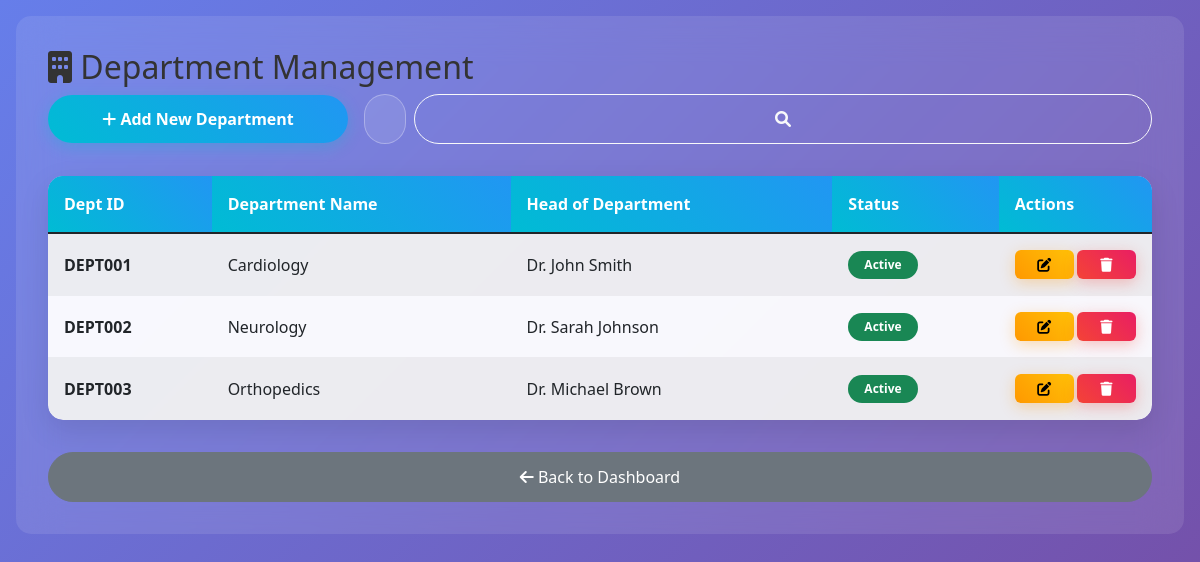
The page /departments.php on the database its author committed.
### tables this page shows
CREATE TABLE departments (
    id INT AUTO_INCREMENT PRIMARY KEY,
    dept_id VARCHAR(20) UNIQUE NOT NULL,
    name VARCHAR(100) NOT NULL,
    description TEXT,
    head_of_department VARCHAR(100),
    created_at TIMESTAMP DEFAULT CURRENT_TIMESTAMP
);

### departments.php (the view, shortened to what this page needs)
<?php
try {
    $pdo = getConnection();
    $pdo->exec("CREATE TABLE IF NOT EXISTS departments (
        id INT AUTO_INCREMENT PRIMARY KEY,
        dept_id VARCHAR(20) UNIQUE NOT NULL,
        name VARCHAR(100) NOT NULL,
        description TEXT,
        head_of_department VARCHAR(100),
        status ENUM('active', 'inactive') DEFAULT 'active',
        created_at TIMESTAMP DEFAULT CURRENT_TIMESTAMP
    )");
    try {
        $pdo->exec("ALTER TABLE departments ADD COLUMN status ENUM('active', 'inactive') DEFAULT 'active'");
    } catch(PDOException $e) {
    }
    $search = isset($_GET['search']) ? $_GET['search'] : '';
    $query = "SELECT * FROM departments WHERE name LIKE ? OR head_of_department LIKE ? ORDER BY name";
    $stmt = $pdo->prepare($query);
    $stmt->execute(["%$search%", "%$search%"]);
    $departments = $stmt->fetchAll();
} catch(PDOException $e) {
    $departments = [];
    $error = "Database error: " . $e->getMessage();
}
?>
<!DOCTYPE html>
<html lang="en">
<head>
    <link href="https://cdn.jsdelivr.net/npm/bootstrap@5.1.3/dist/css/bootstrap.min.css" rel="stylesheet">
    <link href="https://cdnjs.cloudflare.com/ajax/libs/font-awesome/6.0.0/css/all.min.css" rel="stylesheet">
    <link href="css/style.css" rel="stylesheet">
</head>
<body style="margin: 0; padding: 0; width: 100vw; overflow-x: hidden;">
    <div style="width: 100vw; min-height: 100vh; padding: 1rem; background: linear-gradient(135deg, #667eea 0%, #764ba2 100%);">
        <div style="width: 100%; background: rgba(255, 255, 255, 0.1); backdrop-filter: blur(20px); border-radius: 15px; padding: 2rem;">
                        <h2><i class="fas fa-building"></i> Department Management</h2>
                        <div style="display: flex; gap: 1rem; margin-bottom: 2rem; flex-wrap: wrap; align-items: center;">
                            <a href="add-department.php" class="btn btn-primary" style="flex: 1; min-width: 200px; max-width: 300px; border-radius: 25px; padding: 12px 20px;">
                                <i class="fas fa-plus"></i> Add New Department
                            </a>
                            <form method="GET" style="display: flex; gap: 0.5rem; flex: 2; min-width: 250px;">
                                <input type="text" class="form-control" name="search" placeholder="Search departments..." value="<?php echo htmlspecialchars($search); ?>" style="flex: 1; border-radius: 25px; padding: 12px 20px;">
                                <button type="submit" class="btn btn-outline-light" style="border-radius: 25px; padding: 12px 20px; min-width: 60px;">
                                    <i class="fas fa-search"></i>
                                </button>
                            </form>
                        </div>
                        <?php if (count($departments) > 0): ?>
                        <div style="width: 100%; overflow-x: auto; -webkit-overflow-scrolling: touch; border-radius: 15px; box-shadow: 0 10px 30px rgba(0, 0, 0, 0.1);">
                            <table class="table table-striped" style="width: 100%; min-width: 800px; background: rgba(255, 255, 255, 0.95); border-radius: 15px; overflow: hidden; margin-bottom: 0;">
                                <thead style="background: linear-gradient(45deg, #00bcd4, #2196f3); color: white;">
                                    <tr>
                                        <th style="padding: 1rem; border: none;">Dept ID</th>
                                        <th style="padding: 1rem; border: none;">Department Name</th>
                                        <th style="padding: 1rem; border: none;">Head of Department</th>
                                        <th style="padding: 1rem; border: none;">Status</th>
                                        <th style="padding: 1rem; border: none;">Actions</th>
                                    </tr>
                                </thead>
                                <tbody>
                                    <?php foreach ($departments as $dept): ?>
                                    <tr>
                                        <td style="padding: 1rem; vertical-align: middle;"><strong><?php echo htmlspecialchars($dept['dept_id']); ?></strong></td>
                                        <td style="padding: 1rem; vertical-align: middle;"><?php echo htmlspecialchars($dept['name']); ?></td>
                                        <td style="padding: 1rem; vertical-align: middle;"><?php echo htmlspecialchars($dept['head_of_department'] ?? 'Not Assigned'); ?></td>
                                        <td style="padding: 1rem; vertical-align: middle;">
                                            <span class="badge bg-<?php echo ($dept['status'] ?? 'active') === 'active' ? 'success' : 'secondary'; ?>" style="padding: 0.5rem 1rem; border-radius: 20px;">
                                                <?php echo ucfirst($dept['status'] ?? 'active'); ?>
                                            </span>
                                        </td>
                                        <td style="padding: 1rem; vertical-align: middle;">
                                            <div class="btn-group btn-group-sm" style="display: flex; gap: 0.25rem;">
                                                <a href="edit-department.php?id=<?php echo $dept['id']; ?>" class="btn btn-sm btn-warning" title="Edit Department" style="border-radius: 6px;">
                                                    <i class="fas fa-edit"></i>
                                                </a>
                                                <a href="delete-department.php?id=<?php echo $dept['id']; ?>" class="btn btn-sm btn-danger" onclick="return confirm('Are you sure?')" title="Delete Department" style="border-radius: 6px;">
                                                    <i class="fas fa-trash"></i>
                                                </a>
                                            </div>
                                        </td>
                                    </tr>
                                    <?php endforeach; ?>
                                </tbody>
                            </table>
                        </div>
                        <?php else: ?>
                        <div class="text-center text-white">
                            <p>No departments found.</p>
                        </div>
                        <?php endif; ?>
                        <div style="display: flex; justify-content: center; margin-top: 2rem;">
                            <a href="admin_dashboard.php" class="btn btn-secondary" style="border-radius: 25px; padding: 12px 20px; min-width: 200px;">
                                <i class="fas fa-arrow-left"></i> Back to Dashboard
                            </a>
                        </div>
        </div>
    </div>
</body>
</html>

### css/style.css (style rules this page uses)
* { margin: 0; padding: 0; box-sizing: border-box; }
body { font-family: 'Segoe UI', Tahoma, Geneva, Verdana, sans-serif; background: linear-gradient(135deg, #667eea 0%, #764ba2 100%); min-height: 100vh; color: #333; }
.btn-primary { background: linear-gradient(45deg, #00bcd4, #2196f3); border: none; border-radius: 25px; padding: 12px 30px; font-weight: 600; transition: all 0.3s ease; box-shadow: 0 4px 15px rgba(0, 188, 212, 0.3); }
.btn-danger { background: linear-gradient(45deg, #f44336, #e91e63); border: none; border-radius: 25px; box-shadow: 0 4px 15px rgba(244, 67, 54, 0.3); }
.btn-warning { background: linear-gradient(45deg, #ff9800, #ffc107); border: none; border-radius: 25px; box-shadow: 0 4px 15px rgba(255, 152, 0, 0.3); }
.form-control { background: rgba(255, 255, 255, 0.1); border: 1px solid rgba(255, 255, 255, 0.3); border-radius: 10px; color: white; padding: 12px 15px; transition: all 0.3s ease; }
.form-control::placeholder { color: rgba(255, 255, 255, 0.7); }
.table { background: rgba(255, 255, 255, 0.95); border-radius: 15px; overflow: hidden; box-shadow: 0 10px 30px rgba(0, 0, 0, 0.1); }
.table thead th { background: linear-gradient(45deg, #00bcd4, #2196f3); color: white; border: none; padding: 15px; font-weight: 600; }
.table tbody td { padding: 15px; border-color: rgba(0, 0, 0, 0.05); vertical-align: middle; }
@media (min-width: 992px) { .table { width: 100%; } }
* { box-sizing: border-box; }
.card, .btn, .form-control { width: 100%; max-width: 100%; }
.btn-group-sm { display: flex; flex-wrap: nowrap; }
body, html { width: 100%; overflow-x: hidden; }
.table { table-layout: auto; width: 100%; }

### departments.php (style rules this page uses)
body { margin: 0; padding: 0; width: 100vw; overflow-x: hidden; }

### rows shown on the page
departments: dept "DEPT001", name "Cardiology", head_of_department "Dr. John Smith", status "Active"
departments: dept "DEPT002", name "Neurology", head_of_department "Dr. Sarah Johnson", status "Active"
departments: dept "DEPT003", name "Orthopedics", head_of_department "Dr. Michael Brown", status "Active"
